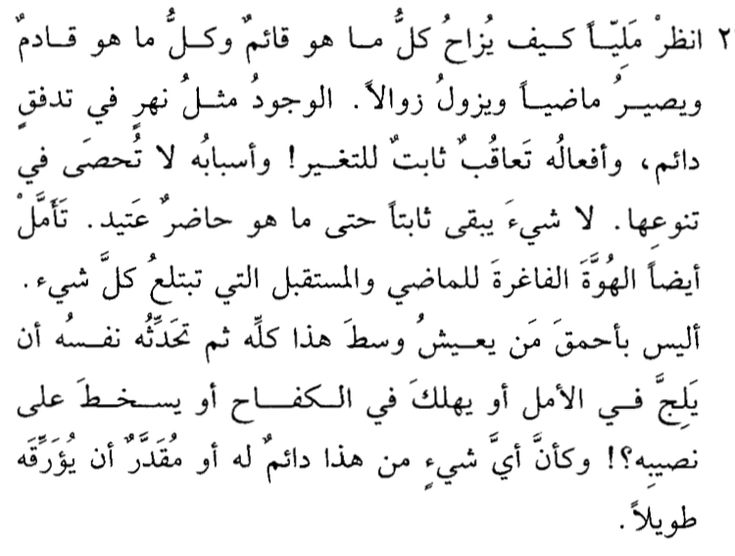
#> input picture Computer Vision - week8/arabic-ocr/arabic-texts/arabic-text1.jpg, 735 x 556 px; its folder holds only this picture in this run
$ jupyter execute --allow-errors Arabic_OCR_tesseract.ipynb   (shell and % lines are left out)
#> lines starting #> are read from the running program, lines starting #| are printed output that depends on the picture
# **Arabic Object Character Recognition using tesseract**
#### *By: Raghad Salem*

Use and evaluate arabic OCR

[cell 1]
from google.colab import drive
#> (the rest of this cell did not finish here and is left out)

[cell 2]
folder_path = '/content/drive/MyDrive/arabic-texts'

## Import libraries

[cell 3]
import cv2
from PIL import Image
import os
from google.colab.patches import cv2_imshow
from pathlib import Path
import pandas as pd
import base64
from openpyxl import Workbook
from openpyxl.drawing.image import Image
import io
from IPython.display import display, HTML

# Tessaract OCR

## Installing Tessaract

[cell 4]
# Install pytesseract

# Install Tesseract OCR engine

[cell 5]
tessdata_prefix = '/usr/share/tesseract-ocr/4.00/tessdata'  # Replace with the correct path in your Colab environment
os.environ['TESSDATA_PREFIX'] = tessdata_prefix

[cell 6]
import pytesseract

## OCR

[cell 7]
# function to extract image - tesseract image - text in the image
def arabic_ocr_tesseract(image_path):
    image = cv2.imread(image_path)          #reading the image
#> image is the input picture: shape (556, 735, 3); min 0, max 255, mean 239.4
    preprocess_image = image.copy()         #creating copy of the original image
    tesseract_image = image.copy()
    gray_image = cv2.cvtColor(preprocess_image, cv2.COLOR_BGR2GRAY)     # Converting to grayscale
    _, thresholded_image = cv2.threshold(gray_image, 128, 255, cv2.THRESH_BINARY)
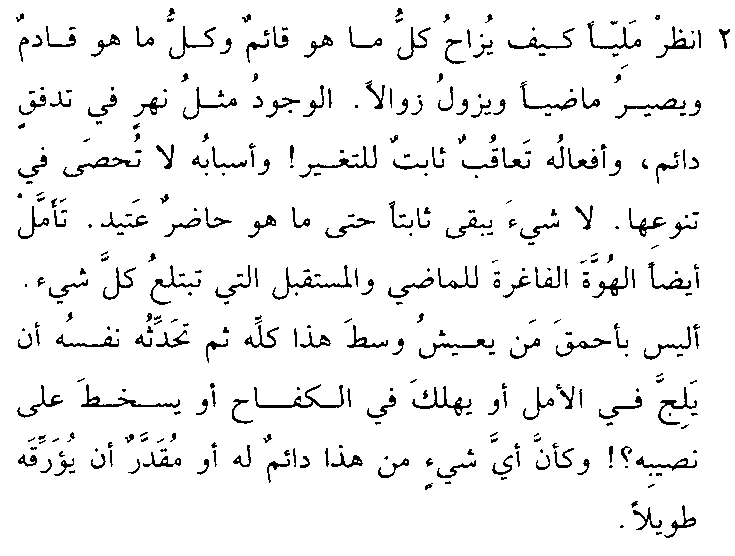
#> thresholded_image: shape (556, 735); 94.1% white; black in thin lines or dots
    custom_config = r'--oem 3 --psm 6 -l ara'  # Arabic language configuration
    text = pytesseract.image_to_string(thresholded_image, config=custom_config)         # Extracting text
    text_data = pytesseract.image_to_data(thresholded_image, config=custom_config, output_type=pytesseract.Output.DICT)
    # Iterate over each detected word and draw bounding boxes
    for i in range(len(text_data['text'])):
        (x, y, w, h) = (text_data['left'][i], text_data['top'][i], text_data['width'][i], text_data['height'][i])
        cv2.rectangle(tesseract_image, (x, y), (x + w, y + h), (0, 255, 0), 2)  # Bounding box in green

    return image,tesseract_image,text
